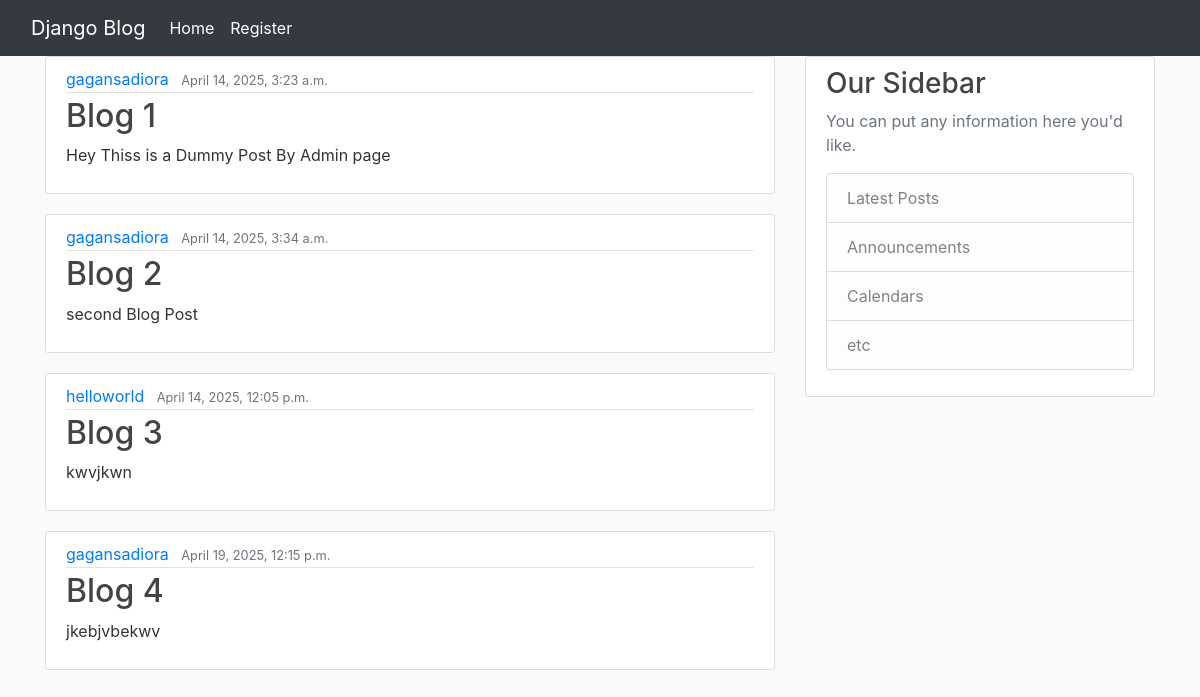
The page / on the database its author committed.
### blog/models.py (models this page shows, shortened)
class Post(models.Model):
    title = models.CharField(max_length=100)
    content = models.TextField()
    date_posted = models.DateTimeField(default=timezone.now)
    author = models.ForeignKey(User, on_delete=models.CASCADE)

### blog/views.py (the view)
# urls.py: path('', views.home, name='blog-home'),
def home(request):
    context = {
        'posts' : Post.objects.all()
    }
    return render(request , 'index.html' , context)

### templates/index.html
{% extends "base.html" %}
{% block content %}
{% for post in posts %}
<article class="media content-section">
    <div class="media-body">
      <div class="article-metadata">
        <a class="mr-2" href="#">{{ post.author }}</a>
        <small class="text-muted">{{ post.date_posted }}</small>
      </div>
      <h2><a class="article-title" href="#">{{ post.title }}</a></h2>
      <p class="article-content">{{ post.content }}</p>
    </div>
  </article>
{% endfor %}
{% endblock content %}

### templates/base.html (shortened to what this page needs)
{% load static %}
<!doctype html>
<html lang="en">
  <head>
    <link rel="stylesheet" href="https://maxcdn.bootstrapcdn.com/bootstrap/4.0.0/css/bootstrap.min.css">
    <link rel="stylesheet" type="text/css" href="{% static 'blog/main.css' %}">
</head>
  <body>
    <nav class="navbar navbar-expand-lg navbar-dark bg-dark ">
        <div class="container-fluid">
          <a class="navbar-brand" href="">Django Blog</a>
          <div class="collapse navbar-collapse" id="navbarSupportedContent">
            <ul class="navbar-nav me-auto mb-2 mb-lg-0">
              <li class="nav-item">
                <a class="nav-link active" aria-current="page" href="{% url 'blog-home' %}">Home</a>
              </li>
              <li class="nav-item">
                <a class="nav-link active"  aria-current="page" href="{% url 'register' %}" >Register</a>
              </li>
          </div>
        </div>
      </nav>
      <main role="main" class="container">
        <div class="row">
          <div class="col-md-8">
            {% block content %}{% endblock content %}
          </div>
          <div class="col-md-4">
            <div class="content-section">
              <h3>Our Sidebar</h3>
              <p class='text-muted'>You can put any information here you'd like.
                <ul class="list-group">
                  <li class="list-group-item list-group-item-light">Latest Posts</li>
                  <li class="list-group-item list-group-item-light">Announcements</li>
                  <li class="list-group-item list-group-item-light">Calendars</li>
                  <li class="list-group-item list-group-item-light">etc</li>
                </ul>
              </p>
            </div>
          </div>
        </div>
      </main>
  </body>
</html>

### blog/static/blog/main.css (style rules this page uses)
body { background: #fafafa; color: #333333; margin-top: 0; }
h1, h2, h3, h4, h5, h6 { color: #444444; }
ul { margin: 0; }
.content-section { background: #ffffff; padding: 10px 20px; border: 1px solid #dddddd; border-radius: 3px; margin-bottom: 20px; }
.article-title { color: #444444; }
.article-content { white-space: pre-line; }
.article-metadata { padding-bottom: 1px; margin-bottom: 4px; border-bottom: 1px solid #e3e3e3 }

### rows shown on the page
Post: author "gagansadiora", date_posted "April 14, 2025, 3:23 a.m.", title "Blog 1", content "Hey Thiss is a Dummy Post By Admin page"
Post: author "gagansadiora", date_posted "April 14, 2025, 3:34 a.m.", title "Blog 2", content "second Blog Post"
Post: author "helloworld", date_posted "April 14, 2025, 12:05 p.m.", title "Blog 3", content "kwvjkwn"
Post: author "gagansadiora", date_posted "April 19, 2025, 12:15 p.m.", title "Blog 4", content "jkebjvbekwv"
